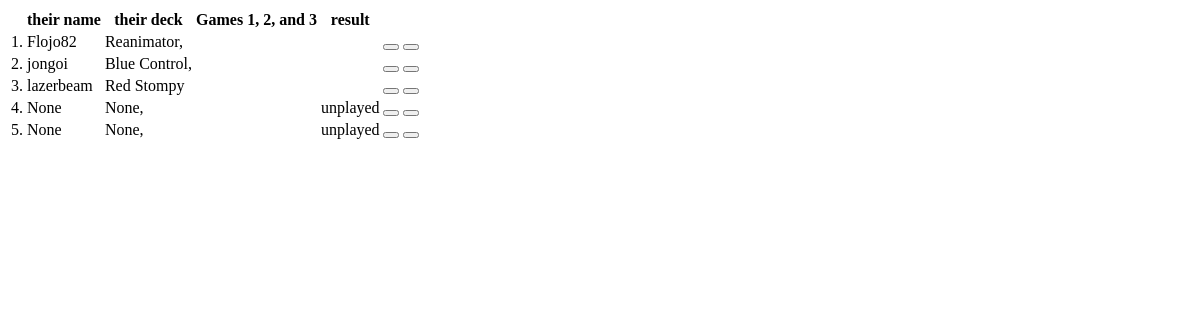
The app's page /33/get_matches_table, older data.
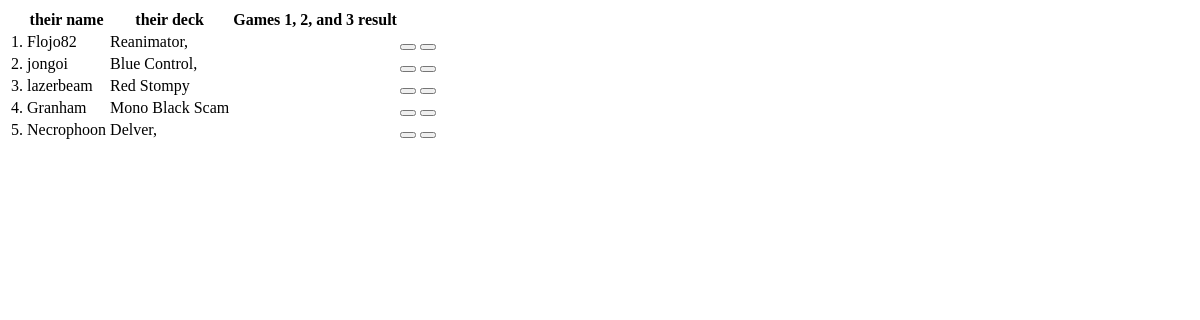
The same page, newer data.
### core/models.py (models this page shows, shortened)
class Match(models.Model):
    user = models.ForeignKey(CustomUser, null=True, on_delete=models.CASCADE)
    dateCreated = models.DateTimeField(default=timezone.now, null=True)
    mtgFormat = models.ForeignKey(MtgFormat, null=True, on_delete=models.CASCADE, related_name="mtgFormat")
    myDeck = models.ForeignKey(Deck, null=True, on_delete=models.CASCADE, related_name="mydeck")
    theirName = models.CharField(null=True, max_length=100)
    theirArchetype = models.ForeignKey(Archetype, verbose_name="Their Archetype", null=True, on_delete=models.CASCADE, related_name="theirarchetype")
    theirDeck = models.ForeignKey(Deck, verbose_name="Their Deck", null=True, on_delete=models.CASCADE, related_name="theirdeck")
    theirFlavor = models.ForeignKey(Flavor, verbose_name="Thier Flavor", null=True, on_delete=models.CASCADE, related_name="theirflavors")
    inLeagueNum = models.IntegerField(null=True)
    game1 = models.BooleanField(verbose_name='Win1', null=True, default=None, help_text="win")
    game2 = models.BooleanField(verbose_name='Win2', null=True, default=None)
    game3 = models.BooleanField(verbose_name='Win3', null=True, default=None)
    didjawin = models.BooleanField('Match Win', null=True, default=None)
    league = models.ForeignKey(League, null=True, on_delete=models.CASCADE, related_name="matches")

class Deck(models.Model):
    name = models.CharField(verbose_name="deck name", max_length=25)
    mtgFormat = models.ForeignKey(MtgFormat, null=True, on_delete=models.CASCADE)
    archetype = models.ForeignKey(Archetype, null=True, on_delete=models.CASCADE)
    dateCreated = models.DateTimeField(default=timezone.now)
    def __str__(self):
        return str(self.name)

### core/views.py (the view)
# urls.py: path('<int:league_pk>/get_matches_table', views.get_matches_table, name='get_matches_table'),
def get_matches_table(request, league_pk):
    league = League.objects.get(pk=league_pk)
    matches_list = league.matches.all()
    context = {
        "matches": matches_list
    }
    return render(request, 'core/partials/leaguematches/matches_table.html', context)

### core/templates/core/partials/leaguematches/matches_table.html (shortened to what this page needs)
<table class="table table-hover matchtable">
    <thead>
        <th></th>
        <th>their name</th>
        <th>their deck</th>
        <th colspan="3">Games 1, 2, and 3</th>
        <th>result</th>
        <th></th>
        <th></th>
    </thead>
    <tbody>
        {% for match in matches %}
            <tr>
                <td>{{ match.inLeagueNum }}.</td>
                <td>{{ match.theirName }}</td>
                <td>{{ match.theirDeck }}{% if match.theirFlavor.name != "none" %}, {{flavor.name}}{% endif %}</td>
                {% if match.game1 == 1 %}
                <td></td>
                {% elif match.game1 == 0 %}
                <td></td>
                {% else %}
                <td></td>
                {% endif %}
                {% if match.game2 == 1 %}
                <td></td>
                {% elif match.game2 == 0 %}
                <td></td>
                {% else %}
                <td></td>
                {% endif %}
                {% if match.game3 == 1 %}
                <td><i class="bi bi-check2" style=" font-size: 2rem;color: rgb(102, 255, 47)"></i></td>
                {% elif match.game3 is None %}
                <td></td>
                {% elif match.game3 == 0 %}
                <td></td>
                {% else %}
                <td></td>
                {% endif %}
                {% if match.didjawin == 1 %}
                    <td></td>
                {% elif match.didjawin == 0 %}
                    <td></td>
                {% else %}
                    <td>unplayed</td>
                {% endif %}
                <td style="padding: 0;">
                    <button class='btn' hx-get="{% url 'edit_match' match.pk %}" hx-target="closest tr" hx-swap="outerHTML"></button>
                    <button class='btn' hx-get="{% url 'clear_match' match.pk %}" hx-confirm="clear match data?" hx-target="closest tr" hx-swap="outerHTML" ></svg></button>
                </td>
            </tr>
        {% endfor %}
    </tbody>
</table>

Row changes from the older to the newer data that the page shows:
changed Match: theirName "None" → "Granham"; theirDeck "None" → "Mono Black Scam"; game1 empty → False (drawn); game2 empty → True (drawn); game3 empty → False (drawn); no longer shows ","; no longer shows "unplayed"
changed Match: theirName "None" → "Necrophoon"; theirDeck "None" → "Delver"; game1 empty → False (drawn); game2 empty → False (drawn); game3 empty → False (drawn); no longer shows "unplayed"
